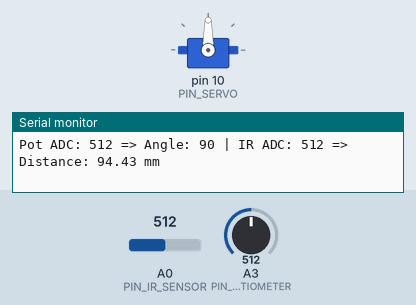
Simulated run of this sketch. Board: Arduino Uno, built with avr-gcc and run on an emulated ATmega328P. Shown: servo, the last lines printed to the serial monitor. The inputs (shaded band) are chosen by the test bench; at power-on: A3 (PIN_POTENTIOMETER) = 512, A0 (PIN_IR_SENSOR) = 512.

Above: at 1.2 s.
1.3 s: A3 (PIN_POTENTIOMETER) set to 716
At 2.4 s:
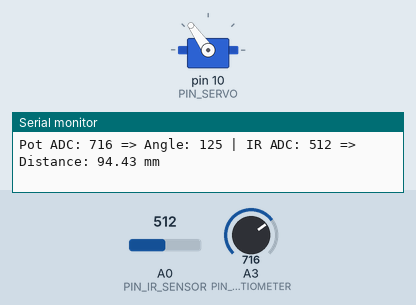
2.8 s: A3 (PIN_POTENTIOMETER) set to 900
At 3.5 s:
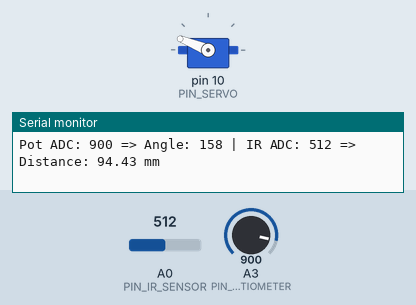
4.3 s: A3 (PIN_POTENTIOMETER) set to 1023
At 4.7 s:
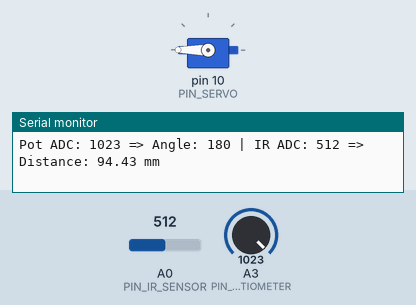
5.8 s: A3 (PIN_POTENTIOMETER) set to 306
At 7.0 s:
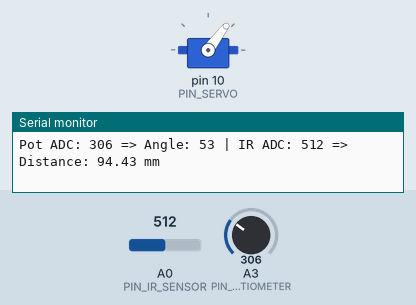
7.3 s: A0 (PIN_IR_SENSOR) set to 673
8.8 s: A0 (PIN_IR_SENSOR) set to 696
Timing chart, 0 to 11.7 s (numbered marks = the images above; inputs shaded):
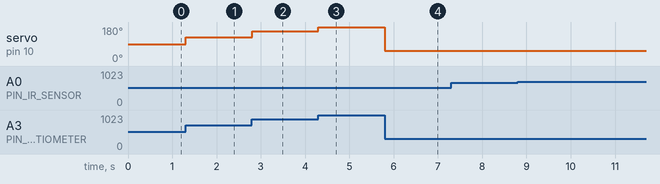

Measured:
- after the input at 1.3 s, servo on pin 10 (PIN_SERVO): 90° → 125° at once
- after the input at 2.8 s, servo on pin 10 (PIN_SERVO): 125° → 158° at once
- after the input at 4.3 s, servo on pin 10 (PIN_SERVO): 158° → 180° at once
- after the input at 5.8 s, servo on pin 10 (PIN_SERVO): 180° → 53° at once

The sketch:

17_practice_08.ino
```cpp
#include <Servo.h>

// 핀 정의
#define PIN_POTENTIOMETER A3   // 가변 저항 A3
#define PIN_SERVO         10   // 서보 디지털 핀 10
#define PIN_IR_SENSOR     A0    // 적외선 거리 센서 A0

#define LOOP_INTERVAL 50

Servo myservo;
unsigned long last_loop_time = 0;

void setup()
{
  myservo.attach(PIN_SERVO);
  myservo.write(90);

  Serial.begin(57600);
}

void loop()
{
  unsigned long time_curr = millis();
  int a_pot, angle, a_ir;
  float distance;

  // 다음 이벤트 시간까지 대기
  if (time_curr < (last_loop_time + LOOP_INTERVAL))
    return;
  last_loop_time += LOOP_INTERVAL;

  // 가변 저항 값 읽기
  a_pot = analogRead(PIN_POTENTIOMETER);  // 0 ~ 1023

  // 서보 제어: 가변 저항 값을 서보 각도로 매핑 (0 ~ 180도)
  angle = map(a_pot, 0, 1023, 0, 180);
  myservo.write(angle);

  // 적외선 센서 값 읽기
  a_ir = analogRead(PIN_IR_SENSOR);  // 0 ~ 1023

  // 거리 계산: 선형 모델 사용
  // distance_raw = (6762.0 / (a_value - 9) - 4.0) * 10.0
  if (a_ir > 9) {  // 분모가 0이 되지 않도록 9보다 클 때만 계산
    distance = (6762.0 / (a_ir - 9) - 4.0) * 10.0;  // mm 단위
  }
  else {
    distance = -1;
  }

  // 0~6cm (60mm)
  if (distance > 60) {
  }
  else {
    distance = -1;  // 무시
  }

  // 시리얼 출력
  Serial.print("Pot ADC: ");
  Serial.print(a_pot);
  Serial.print(" => Angle: ");
  Serial.print(angle);

  Serial.print(" | IR ADC: ");
  Serial.print(a_ir);
  Serial.print(" => Distance: ");
  if (distance > 60)
    Serial.print(distance);
  else
    Serial.print("Error or <6cm");
  Serial.println(" mm");
}
```
